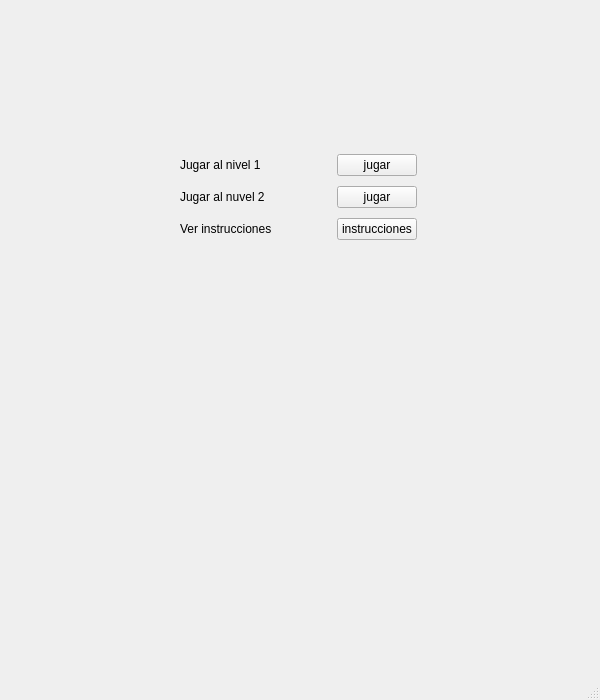
<?xml version="1.0" encoding="UTF-8"?>
<ui version="4.0">
 <class>MainWindow</class>
 <widget class="QMainWindow" name="MainWindow">
  <property name="geometry">
   <rect>
    <x>0</x>
    <y>0</y>
    <width>600</width>
    <height>700</height>
   </rect>
  </property>
  <property name="minimumSize">
   <size>
    <width>600</width>
    <height>700</height>
   </size>
  </property>
  <property name="maximumSize">
   <size>
    <width>1298</width>
    <height>16777215</height>
   </size>
  </property>
  <property name="windowTitle">
   <string>MainWindow</string>
  </property>
  <widget class="QWidget" name="centralwidget">
   <widget class="QLabel" name="label">
    <property name="geometry">
     <rect>
      <x>120</x>
      <y>20</y>
      <width>341</width>
      <height>111</height>
     </rect>
    </property>
    <property name="text">
     <string/>
    </property>
    <property name="pixmap">
     <pixmap resource="recursos.qrc">:/logo/logo.png</pixmap>
    </property>
    <property name="scaledContents">
     <bool>true</bool>
    </property>
   </widget>
   <widget class="QWidget" name="">
    <property name="geometry">
     <rect>
      <x>180</x>
      <y>150</y>
      <width>237</width>
      <height>95</height>
     </rect>
    </property>
    <layout class="QGridLayout" name="gridLayout">
     <item row="0" column="0">
      <layout class="QHBoxLayout" name="horizontalLayout">
       <item>
        <widget class="QLabel" name="mens_n1">
         <property name="text">
          <string>Jugar al nivel 1</string>
         </property>
        </widget>
       </item>
       <item>
        <spacer name="horizontalSpacer">
         <property name="orientation">
          <enum>Qt::Horizontal</enum>
         </property>
         <property name="sizeHint" stdset="0">
          <size>
           <width>40</width>
           <height>20</height>
          </size>
         </property>
        </spacer>
       </item>
       <item>
        <widget class="QPushButton" name="botonN1">
         <property name="enabled">
          <bool>true</bool>
         </property>
         <property name="sizeIncrement">
          <size>
           <width>1</width>
           <height>0</height>
          </size>
         </property>
         <property name="text">
          <string>jugar</string>
         </property>
        </widget>
       </item>
      </layout>
     </item>
     <item row="1" column="0">
      <layout class="QHBoxLayout" name="horizontalLayout_2">
       <item>
        <widget class="QLabel" name="mens_n2">
         <property name="text">
          <string>Jugar al nuvel 2</string>
         </property>
        </widget>
       </item>
       <item>
        <spacer name="horizontalSpacer_2">
         <property name="orientation">
          <enum>Qt::Horizontal</enum>
         </property>
         <property name="sizeHint" stdset="0">
          <size>
           <width>40</width>
           <height>20</height>
          </size>
         </property>
        </spacer>
       </item>
       <item>
        <widget class="QPushButton" name="botonN2">
         <property name="text">
          <string>jugar</string>
         </property>
        </widget>
       </item>
      </layout>
     </item>
     <item row="2" column="0">
      <layout class="QHBoxLayout" name="horizontalLayout_3">
       <item>
        <widget class="QLabel" name="mens_t">
         <property name="text">
          <string>Ver instrucciones</string>
         </property>
        </widget>
       </item>
       <item>
        <spacer name="horizontalSpacer_3">
         <property name="orientation">
          <enum>Qt::Horizontal</enum>
         </property>
         <property name="sizeHint" stdset="0">
          <size>
           <width>40</width>
           <height>20</height>
          </size>
         </property>
        </spacer>
       </item>
       <item>
        <widget class="QPushButton" name="botonTut">
         <property name="text">
          <string>instrucciones</string>
         </property>
        </widget>
       </item>
      </layout>
     </item>
    </layout>
   </widget>
  </widget>
  <widget class="QStatusBar" name="statusbar"/>
 </widget>
 <resources>
  <include location="recursos.qrc"/>
 </resources>
 <connections/>
</ui>
